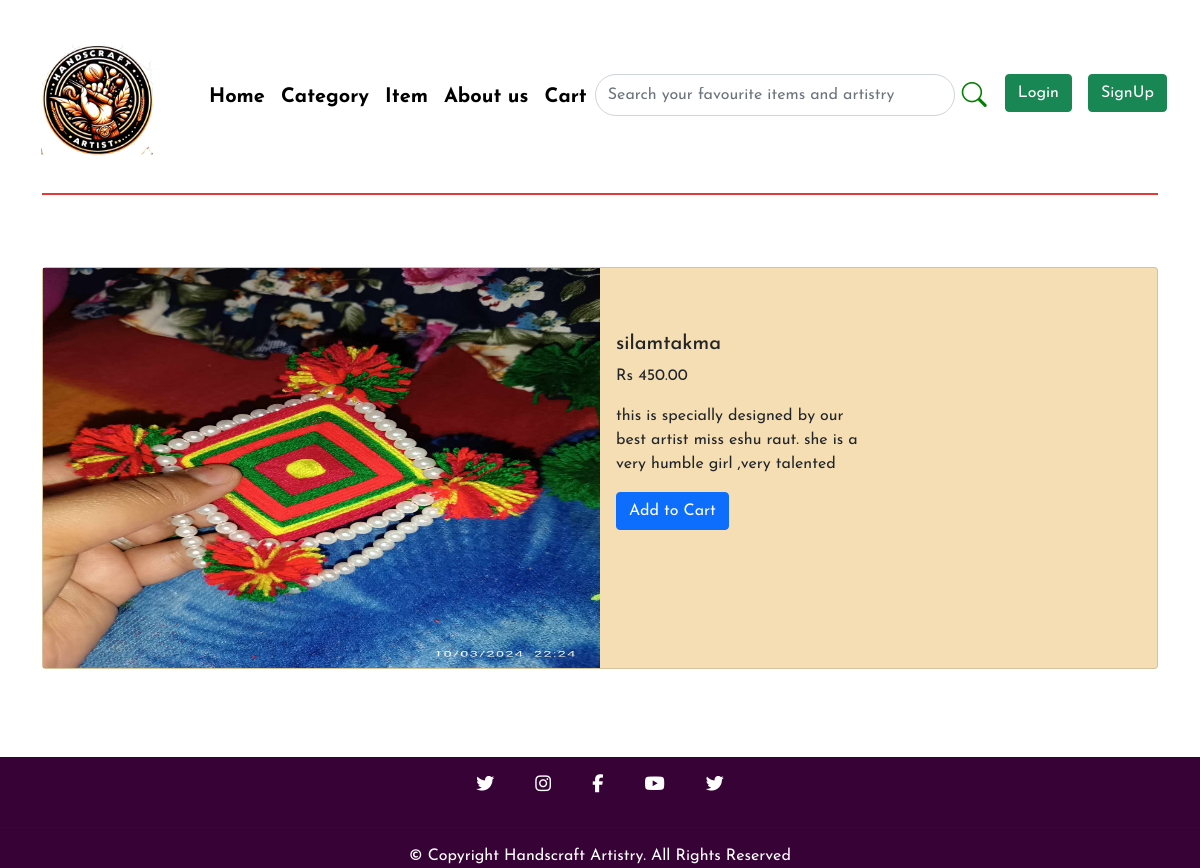
Page /viewitem.php?item_id=42 on the committed database.
### tables this page shows
CREATE TABLE `tbl_item` (
  `itemId` int(10) UNSIGNED NOT NULL,
  `title` varchar(100) NOT NULL,
  `description` longtext NOT NULL,
  `sub_description` longtext NOT NULL,
  `price` decimal(10,2) NOT NULL,
  `image_name` varchar(255) NOT NULL,
  `category_id` int(10) UNSIGNED NOT NULL,
  `featured` varchar(10) NOT NULL,
  `active` varchar(10) NOT NULL
);

### viewitem.php (the view)
<?php
include("partials-frontend/nav.php");
?>
<div class="container">
  <div class="line" style="width: 100%; height: 2px; background-color: #e53937;"></div>
</div>
<br>
<?php
if(isset($_GET['item_id'])) {
    $item_id = $_GET['item_id'];
    $sql = "SELECT * FROM tbl_item WHERE itemId = $item_id";
    $result = mysqli_query($conn, $sql);
    if(mysqli_num_rows($result) > 0) {
        $row = mysqli_fetch_assoc($result);
        $id = $row['itemId'];
        $title = $row['title'];
        $description = $row['description'];
        $price = $row['price'];
        $image_name = $row['image_name'];
        ?>
        <div class="container justify-content-center  mt-5" style="width: 100%">
            <div class="card mb-3" style="width: 100%; background-color: wheat;">
                <div class="row g-0">
                    <div class="col-md-6 position-relative">
                        <?php
                        if ($image_name == "") {
                            echo "<div class='text-danger'>Image not Available.</div>";
                        } else {
                        ?>
                        <div class="zoom-container">
                            <img src="<?php echo SITEURL; ?>images/item/<?php echo $image_name; ?>" alt="handscraft artistry" style="height: 400px; width: 100%">
                        </div>
                        <?php
                        }
                        ?>
                    </div>
                    <div class="col-md-3 mt-5">
                        <div class="card-body">
                            <h5 class="card-title"><?php echo $title; ?></h5>
                            <p class="card-text">Rs <?php echo $price; ?></p>
                            <p class="card-text"><?php echo $description; ?></p>
                            <?php
                 if($loggedin){
                  $quaSql = "SELECT `itemQuantity` FROM `viewcart` WHERE itemId = '$id' AND `userId`='$userId'";
                  $quaresult = mysqli_query($conn, $quaSql);
                  $quaExistRows = mysqli_num_rows($quaresult);
                  if($quaExistRows == 0) {
                      echo '<form action="_manageCart.php" method="POST"  class="d-inline">
                            <input type="hidden" name="itemId" value="'.$id. '">
                            <button type="submit" name="addToCart" class="btn btn-primary mx-7 my-3">Add to Cart</button>';
                  } else {
                      echo '<a href="order.php"><button class="btn btn-success mx-7" >Go to Cart</button></a>';
                  }
              echo '</form>';
              }
              else{
                  echo '<a href="userlogin.php"><button class="btn btn-primary mx-7" >Add to Cart</button></a>';
              }
              ?>
                        </div>
                    </div>
                </div>
            </div>
        </div>
        <?php
    } else {
        echo "Item not found.";
    }
} else {
}
?>
<br><br><br>
<?php
include("partials-frontend/footer.php");
?>

### css/style.css (style rules this page uses)
* { margin: 0; padding: 0; text-decoration: none; list-style: none; scroll-behavior: smooth; font-family: 'Josefin Sans', sans-serif; }
a { text-decoration: none; }

### rows in the picture
tbl_item: image_name (picture), title "silamtakma", price "450.00", description "this is specially designed by our best artist miss eshu raut. she is a very humble girl ,very talented"
